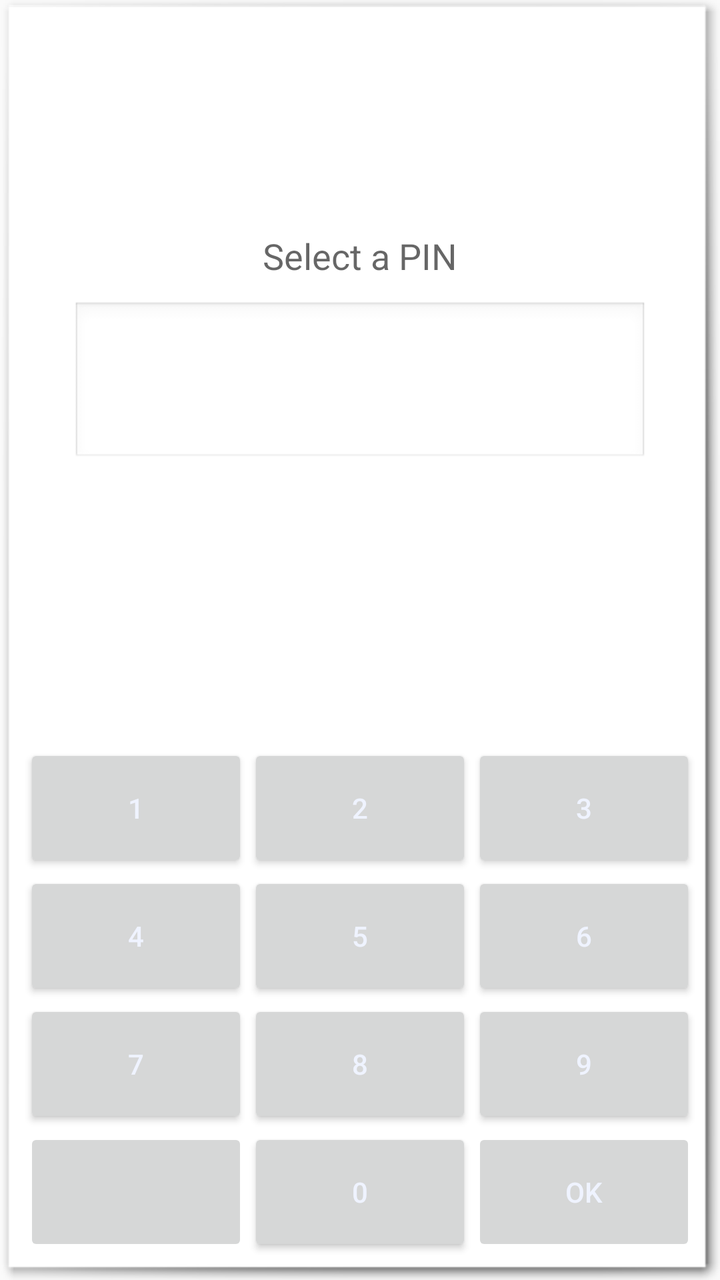
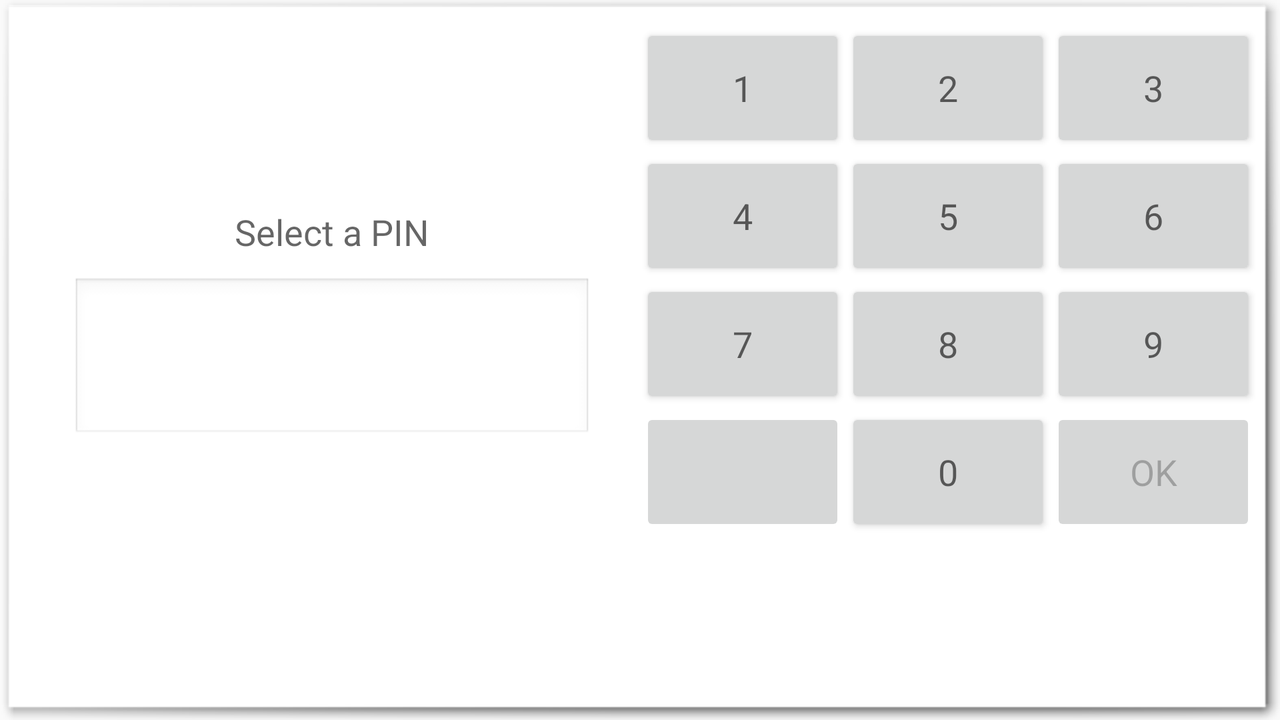

An Android layout and its configuration variant, each rendered on a device that would load it. The default file and the variant file are quoted in full after the pictures.
<!-- AndroidManifest.xml: activity theme AppTheme -->
<!-- res/layout/pin_setup.xml -->
<?xml version="1.0" encoding="utf-8"?>
<LinearLayout xmlns:android="http://schemas.android.com/apk/res/android"
              android:orientation="vertical"
              android:background="@android:drawable/picture_frame"
              android:padding="12dp"
              android:layout_width="match_parent"
              android:layout_height="match_parent">
    <FrameLayout
        android:layout_width="match_parent"
        android:layout_height="0dp"
        android:layout_weight="1">
        <TextView android:id="@+id/pin_prompt"
                  android:layout_width="wrap_content"
                  android:layout_gravity="center"
                  android:layout_height="wrap_content"
                  android:textAppearance="?android:attr/textAppearanceMedium"
                  android:layout_marginBottom="64sp"
                  android:text="@string/select_pin"/>
        <TextView android:id="@+id/pin"
                  android:layout_width="wrap_content"
                  android:layout_gravity="center"
                  android:gravity="center"
                  android:textSize="48sp"
                  android:minEms="6"
                  android:maxLines="1"
                  android:password="true"
                  android:layout_margin="24dp"
                  android:layout_height="wrap_content"
                  android:background="@android:drawable/edit_text"
                  />
        <TextView android:id="@+id/pin_error"
                  android:layout_width="wrap_content"
                  android:visibility="invisible"
                  android:layout_gravity="bottom|center"
                  android:layout_height="wrap_content"
                  android:layout_marginBottom="12dp"
                  android:textAppearance="?android:attr/textAppearanceMedium"
                  android:layout_marginTop="64sp"
                  android:textColor="#ffff0000"
                  android:text="@string/pin_at_least_4"/>
    </FrameLayout>
    <TableLayout android:layout_height="wrap_content"
                 android:layout_width="match_parent"
                 android:stretchColumns="0,1,2">

        <TableRow
                android:layout_width="match_parent"
                android:layout_height="wrap_content">
            <Button android:id="@+id/pin_1"
                    android:layout_width="wrap_content"
                    android:layout_height="@dimen/pin_button_height"
                    android:text="1"/>
            <Button android:id="@+id/pin_2"
                    android:layout_width="wrap_content"
                    android:layout_height="@dimen/pin_button_height"
                    android:text="2"/>
            <Button android:id="@+id/pin_3"
                    android:layout_width="wrap_content"
                    android:layout_height="@dimen/pin_button_height"
                    android:text="3"/>
        </TableRow>
        <TableRow
                android:layout_width="match_parent"
                android:layout_height="wrap_content">
            <Button android:id="@+id/pin_4"
                    android:layout_width="wrap_content"
                    android:layout_height="@dimen/pin_button_height"
                    android:text="4"/>
            <Button android:id="@+id/pin_5"
                    android:layout_width="wrap_content"
                    android:layout_height="@dimen/pin_button_height"
                    android:text="5"/>
            <Button android:id="@+id/pin_6"
                    android:layout_width="wrap_content"
                    android:layout_height="@dimen/pin_button_height"
                    android:text="6"/>
        </TableRow>
        <TableRow
                android:layout_width="match_parent"
                android:layout_height="wrap_content">
            <Button android:id="@+id/pin_7"
                    android:layout_width="wrap_content"
                    android:layout_height="@dimen/pin_button_height"
                    android:text="7"/>
            <Button android:id="@+id/pin_8"
                    android:layout_width="wrap_content"
                    android:layout_height="@dimen/pin_button_height"
                    android:text="8"/>
            <Button android:id="@+id/pin_9"
                    android:layout_width="wrap_content"
                    android:layout_height="@dimen/pin_button_height"
                    android:text="9"/>
        </TableRow>
        <TableRow
                android:layout_width="match_parent"
                android:layout_height="wrap_content">
            <ImageButton android:id="@+id/pin_back"
                         android:layout_width="wrap_content"
                    android:layout_height="@dimen/pin_button_height"
                    android:src="@drawable/ic_menu_back"/>
            <Button android:id="@+id/pin_0"
                    android:layout_width="wrap_content"
                    android:layout_height="@dimen/pin_button_height"
                    android:text="0"/>
            <Button android:id="@+id/pin_ok"
                    android:enabled="false"
                    android:layout_width="wrap_content"
                    android:layout_height="@dimen/pin_button_height"
                    android:text="OK"/>
        </TableRow>
    </TableLayout>
</LinearLayout>
<!-- resources referenced by this layout -->
<resources>
  <dimen name="pin_button_height">64dp</dimen>
  <string name="pin_at_least_4">PIN must be at least 4 digits</string>
  <string name="select_pin">Select a PIN</string>
  <!-- from res/values-v21/ -->
  <style name="AppTheme" parent="Base.AppTheme">
          <item name="android:colorAccent">#f4870e</item>
          <item name="android:colorPrimary">#f30000</item>
          <item name="android:colorPrimaryDark">#a50000</item>
          <item name="android:navigationBarColor">#a50000</item>
          <item name="android:textColorPrimary">#eff3ff</item>
      </style>
  <style name="Base.AppTheme" parent="Theme.AppCompat.Light">
          <item name="colorAccent">#f4870e</item>
          <item name="colorPrimary">#f30000</item>
          <item name="colorPrimaryDark">#a50000</item>
          <item name="actionBarStyle">@style/Base.ActionBar</item>
      </style>
  <style name="Base.ActionBar" parent="Widget.AppCompat.ActionBar">
          <item name="titleTextStyle">@style/Base.ActionBar.TitleText</item>
          <item name="background">?attr/colorPrimary</item>
      </style>
  <style name="Base.ActionBar.TitleText" parent="TextAppearance.AppCompat.Widget.ActionBar.Title">
          <item name="android:textColor">@android:color/white</item>
          
      </style>
</resources>
<!-- res/layout-land/pin_setup.xml (the author's variant of the layout above) -->
<!-- drawn on the phone turned sideways -->
<?xml version="1.0" encoding="utf-8"?>
<LinearLayout xmlns:android="http://schemas.android.com/apk/res/android"
              android:orientation="horizontal"
              android:background="@android:drawable/picture_frame"
              android:padding="12dp"
              android:layout_width="match_parent"
              android:layout_height="match_parent">
    <FrameLayout
        android:layout_width="0dp"
        android:layout_height="match_parent"
        android:layout_weight="1">
        <TextView android:id="@+id/pin_prompt"
                  android:layout_width="wrap_content"
                  android:layout_gravity="center"
                  android:layout_height="wrap_content"
                  android:textAppearance="?android:attr/textAppearanceMedium"
                  android:layout_marginBottom="64sp"
                  android:text="@string/select_pin"/>
        <TextView android:id="@+id/pin"
                  android:layout_width="wrap_content"
                  android:layout_gravity="center"
                  android:gravity="center"
                  android:textSize="48sp"
                  android:minEms="6"
                  android:maxLines="1"
                  android:password="true"
                  android:layout_margin="24dp"
                  android:layout_height="wrap_content"
                  android:background="@android:drawable/edit_text"
                  />
        <TextView android:id="@+id/pin_error"
                  android:layout_width="wrap_content"
                  android:visibility="invisible"
                  android:layout_gravity="center"
                  android:layout_height="wrap_content"
                  android:layout_marginBottom="12dp"
                  android:textAppearance="?android:attr/textAppearanceMedium"
                  android:layout_marginTop="64sp"
                  android:textColor="#ffff0000"
                  android:text="@string/pin_at_least_4"/>
    </FrameLayout>
    <TableLayout android:layout_height="wrap_content"
                 android:layout_width="0dp"
                 android:layout_weight="1"
                 android:stretchColumns="0,1,2">

        <TableRow
                android:layout_width="match_parent"
                android:layout_height="wrap_content">
            <Button android:id="@+id/pin_1"
                    android:layout_width="wrap_content"
                    android:layout_height="@dimen/pin_button_height"
                    android:textAppearance="?android:attr/textAppearanceMedium"
                    android:text="1"/>
            <Button android:id="@+id/pin_2"
                    android:layout_width="wrap_content"
                    android:layout_height="@dimen/pin_button_height"
                    android:textAppearance="?android:attr/textAppearanceMedium"
                    android:text="2"/>
            <Button android:id="@+id/pin_3"
                    android:layout_width="wrap_content"
                    android:layout_height="@dimen/pin_button_height"
                    android:textAppearance="?android:attr/textAppearanceMedium"
                    android:text="3"/>
        </TableRow>
        <TableRow
                android:layout_width="match_parent"
                android:layout_height="wrap_content">
            <Button android:id="@+id/pin_4"
                    android:layout_width="wrap_content"
                    android:layout_height="@dimen/pin_button_height"
                    android:textAppearance="?android:attr/textAppearanceMedium"
                    android:text="4"/>
            <Button android:id="@+id/pin_5"
                    android:layout_width="wrap_content"
                    android:layout_height="@dimen/pin_button_height"
                    android:textAppearance="?android:attr/textAppearanceMedium"
                    android:text="5"/>
            <Button android:id="@+id/pin_6"
                    android:layout_width="wrap_content"
                    android:layout_height="@dimen/pin_button_height"
                    android:textAppearance="?android:attr/textAppearanceMedium"
                    android:text="6"/>
        </TableRow>
        <TableRow
                android:layout_width="match_parent"
                android:layout_height="wrap_content">
            <Button android:id="@+id/pin_7"
                    android:layout_width="wrap_content"
                    android:layout_height="@dimen/pin_button_height"
                    android:textAppearance="?android:attr/textAppearanceMedium"
                    android:text="7"/>
            <Button android:id="@+id/pin_8"
                    android:layout_width="wrap_content"
                    android:layout_height="@dimen/pin_button_height"
                    android:textAppearance="?android:attr/textAppearanceMedium"
                    android:text="8"/>
            <Button android:id="@+id/pin_9"
                    android:layout_width="wrap_content"
                    android:layout_height="@dimen/pin_button_height"
                    android:textAppearance="?android:attr/textAppearanceMedium"
                    android:text="9"/>
        </TableRow>
        <TableRow
                android:layout_width="match_parent"
                android:layout_height="wrap_content">
            <ImageButton android:id="@+id/pin_back"
                         android:layout_width="wrap_content"
                    android:layout_height="@dimen/pin_button_height"
                    android:src="@drawable/ic_menu_back"/>
            <Button android:id="@+id/pin_0"
                    android:layout_width="wrap_content"
                    android:layout_height="@dimen/pin_button_height"
                    android:textAppearance="?android:attr/textAppearanceMedium"
                    android:text="0"/>
            <Button android:id="@+id/pin_ok"
                    android:enabled="false"
                    android:layout_width="wrap_content"
                    android:layout_height="@dimen/pin_button_height"
                    android:textAppearance="?android:attr/textAppearanceMedium"
                    android:text="OK"/>
        </TableRow>
    </TableLayout>
</LinearLayout>
